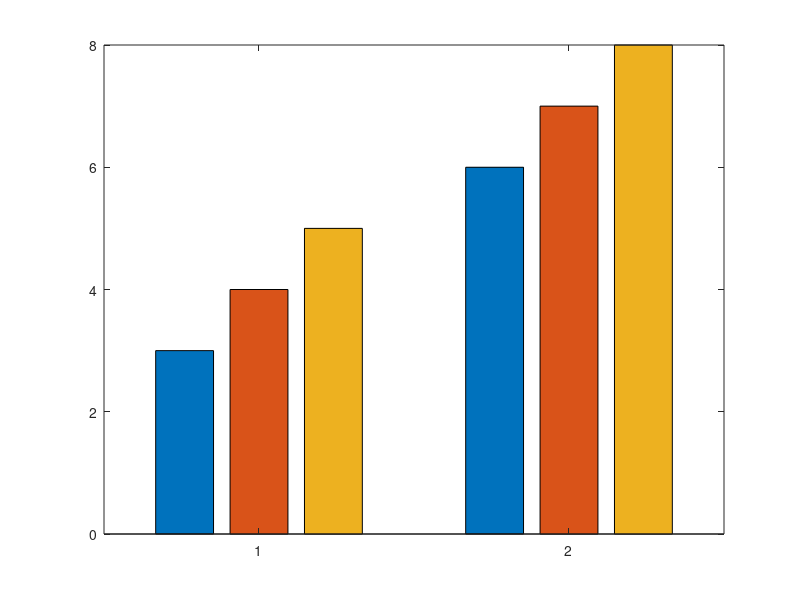

MATLAB code to generate this figure: (Note: this script raises an error after producing the figure.)
% Draw from scratch since Matlab has no hatched fill option
% Based on https://www.mathworks.com/matlabcentral/answers/3701-textures-for-bar-plots
% Dayle Kotturi 2020/10/17

figure

yd = [3 4 5; 6 7 8]; % dummy data
bw = 0.18; % deduce by trial and error plotting over actual drawn bar
barHeights = yd;
B = bar(barHeights);

% helpful: https://www.mathworks.com/matlabcentral/answers/203782-how-to-determine-the-x-axis-positions-of-the-bars-in-a-grouped-bar-chart
for ib = 1:numel(B)
    % important: xData is has the center pts of each bar of group 1 in
    % row 1 and the center pt of each bar of group 2 in row 2
    xData(:,ib) = B(ib).XData+B(ib).XOffset;
end

% Now generalize it in a loop
[rows, cols] = size(barHeights);
for i = 1:rows
    for j = 1:cols
        fprintf('row %d, col %d', i, j);
        % draw the slanted lines that go all the way across
        y1 = 0; 
        ymax = yd(i,j); 
        
        % this is the only "weakpoint". The dy depends on ymax value,
        % so the hatchline spacing will vary across bars. This could be
        % changed by using same dy for all bars, but the range of k needs
        % to change as well
        dy = (ymax - y1)/10;
        for k = 1:10
            x1 = xData(i,j) - bw/2;
            x2 = xData(i,j) + bw/2;   
            % don't draw a line that exceeds ymax
            y2 = min(y1 + dy, ymax);
            fprintf ('%d-%d.%d bw=%f x1=%f x2=%f y1=%f y2=%f\n', i, j, k, bw, x1, x2, y1, y2);
            line([x1 x2], [y1 y2],'linewidth',1,'color','k');
            y1 = y1 + dy;
        end
        fprintf ('\n');
%         % draw the partial slanted line at the top
%         line(xd(i)+[-bw/2 0],[yd(i)-0.5 yd(i)],'linewidth',5,'color','k');
%         % draw the partial slanted line at the bottom
%         line(xd(i)+[0 bw/2],[0 .5],'linewidth',5,'color','k');
    end
end